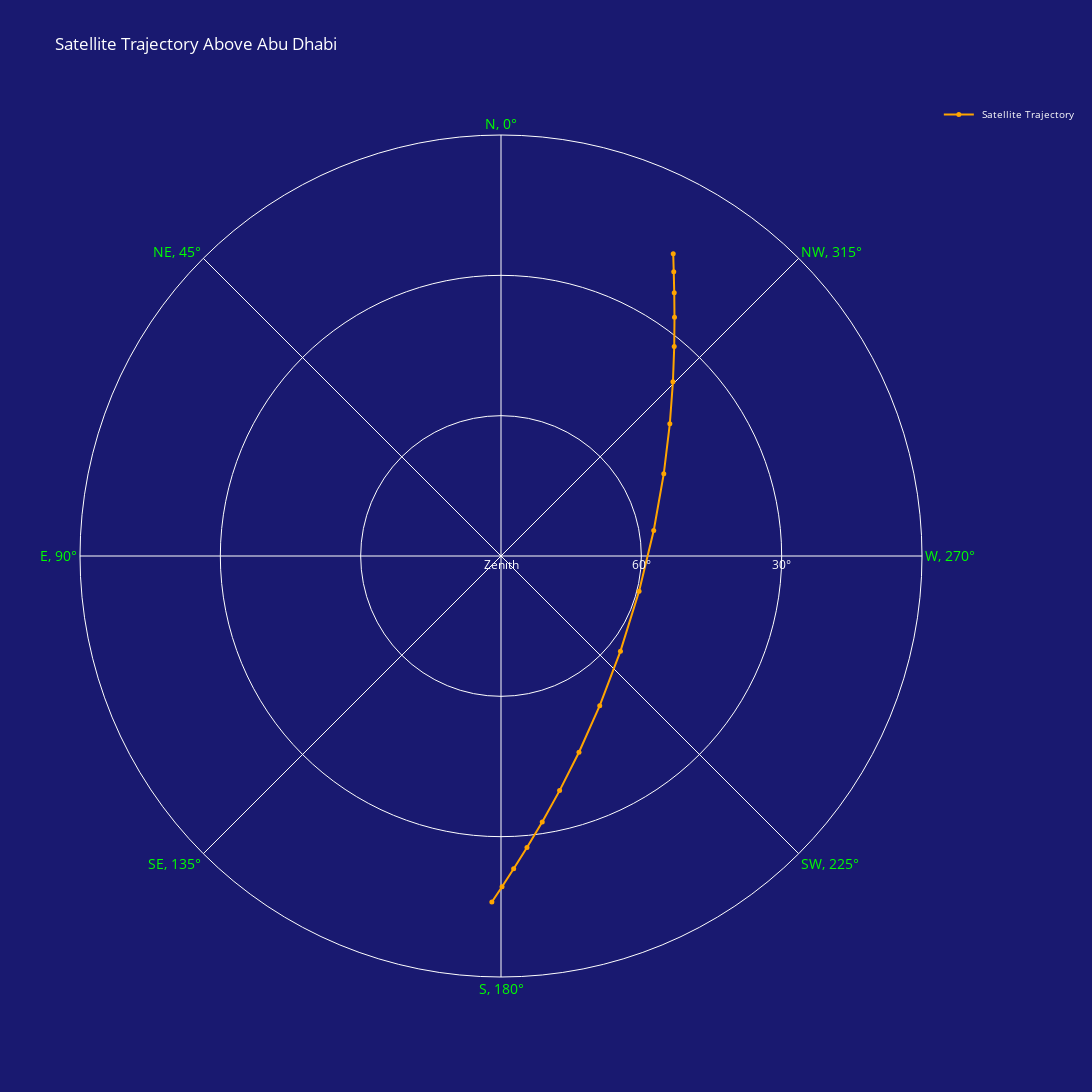

Notebook cell for this chart:
### Code cell
# Plots satellite elevation within time span

fig, axs = plt.subplots(3, 1, figsize=(20, 15))
axs[0].plot(t_span, np.rad2deg(elevation_array))

axs[0].set(xlabel='time, UTC', ylabel='satellite elevation, deg',
       title='Satellite elevation during the observation time span')
axs[0].grid()

# Flyby conditions
axs[1].plot(t_span, observation_condition)

axs[1].set(xlabel='time', ylabel='observation condition flag',
          title='Flyby condition')
axs[1].grid()

# Plots azimuth and elevation of the satellite during flyby if it take place (refer to angles definition in introduction to the notebook)
axs[2].plot(celestial_coordinates_array[3,:] * 180 / np. pi, celestial_coordinates_array[4,:] * 180 / np. pi, '.')

axs[2].set(xlabel='local azimuth, deg', ylabel='local elevation, deg',
       title='Flyby arcs during observation time span')
axs[2].axis('equal')
axs[2].grid()

plt.show()

# fig.savefig("satellite flyby arcs.png")

plot_sky_s(celestial_coordinates_array_processed[:, 3:5], celestial_coordinates_array_processed[:, 0])
plot_polar_interactive(celestial_coordinates_array_processed)

### Figure 1 — Plotly figure (JSON) as saved in the notebook; plotly's stock layout.template omitted (floating-point values rounded to 4 significant figures)
{"data": [{"hoverinfo": "text", "line": {"color": "orange"}, "marker": {"color": "orange", "size": 5}, "mode": "lines+markers", "name": " Satellite Trajectory", "r": [15.65, 18.91, 22.63, 26.92, 31.9, 37.66, 44.16, 51.0, 56.89, 59.54, 57.35, 51.67, 44.86, 38.3, 32.47, 27.43, 23.08, 19.31, 16.0], "text": ["Azimuth: 330.3°<br>Elevation: 15.6°<br>RA: 13:37:24.972013<br>Dec: 60:54:20.296578<br>Time: 2024-11-14 13:08:29.999996", "Azimuth: 328.7°<br>Elevation: 18.9°<br>RA: 14:7:15.994465<br>Dec: 60:29:7.887001<br>Time: 2024-11-14 13:08:59.999995", "Azimuth: 326.7°<br>Elevation: 22.6°<br>RA: 14:40:9.219981<br>Dec: 59:25:17.565620<br>Time: 2024-11-14 13:09:29.999993", "Azimuth: 324.0°<br>Elevation: 26.9°<br>RA: 15:15:18.185576<br>Dec: 57:28:46.383110<br>Time: 2024-11-14 13:09:59.999991", "Azimuth: 320.4°<br>Elevation: 31.9°<br>RA: 15:51:28.970998<br>Dec: 54:22:45.520521<br>Time: 2024-11-14 13:10:29.999989", "Azimuth: 315.4°<br>Elevation: 37.7°<br>RA: 16:27:13.957018<br>Dec: 49:48:42.234165<br>Time: 2024-11-14 13:10:59.999987", "Azimuth: 308.1°<br>Elevation: 44.2°<br>RA: 17:1:12.971869<br>Dec: 43:28:56.507508<br>Time: 2024-11-14 13:11:29.999986", "Azimuth: 296.8°<br>Elevation: 51.0°<br>RA: 17:32:30.352246<br>Dec: 35:12:36.246390<br>Time: 2024-11-14 13:11:59.999984", "Azimuth: 279.5°<br>Elevation: 56.9°<br>RA: 18:0:40.161139<br>Dec: 25:6:12.722603<br>Time: 2024-11-14 13:12:29.999982", "Azimuth: 255.7°<br>Elevation: 59.5°<br>RA: 18:25:41.050387<br>Dec: 13:44:23.187755<br>Time: 2024-11-14 13:12:59.999980", "Azimuth: 231.5°<br>Elevation: 57.3°<br>RA: 18:47:47.097294<br>Dec: 2:6:46.205648<br>Time: 2024-11-14 13:13:30.000019", "Azimuth: 213.4°<br>Elevation: 51.7°<br>RA: 19:7:19.589066<br>Dec: -8:-45:-40.972669<br>Time: 2024-11-14 13:14:00.000017", "Azimuth: 201.7°<br>Elevation: 44.9°<br>RA: 19:24:41.575864<br>Dec: -18:-15:-35.129609<br>Time: 2024-11-14 13:14:30.000015", "Azimuth: 194.0°<br>Elevation: 38.3°<br>RA: 19:40:14.933017<br>Dec: -26:-13:-46.080058<br>Time: 2024-11-14 13:15:00.000013", "Azimuth: 188.8°<br>Elevation: 32.5°<br>RA: 19:54:19.125932<br>Dec: -32:-48:-36.561531<br>Time: 2024-11-14 13:15:30.000012", "Azimuth: 185.1°<br>Elevation: 27.4°<br>RA: 20:7:10.919900<br>Dec: -38:-14:-40.059961<br>Time: 2024-11-14 13:16:00.000010", "Azimuth: 182.3°<br>Elevation: 23.1°<br>RA: 20:19:4.544829<br>Dec: -42:-46:-23.462243<br>Time: 2024-11-14 13:16:30.000008", "Azimuth: 180.2°<br>Elevation: 19.3°<br>RA: 20:30:12.038173<br>Dec: -46:-35:-52.300494<br>Time: 2024-11-14 13:17:00.000006", "Azimuth: 178.5°<br>Elevation: 16.0°<br>RA: 20:40:43.627310<br>Dec: -49:-52:-32.783501<br>Time: 2024-11-14 13:17:30.000004"], "textposition": "top center", "theta": [330.3, 328.7, 326.7, 324.0, 320.4, 315.4, 308.1, 296.8, 279.5, 255.7, 231.5, 213.4, 201.7, 194.0, 188.8, 185.1, 182.3, 180.2, 178.5], "type": "scatterpolar"}], "layout": {"font": {"color": "white"}, "height": 1500, "legend": {"font": {"color": "white", "size": 10}}, "paper_bgcolor": "midnightblue", "polar": {"angularaxis": {"direction": "counterclockwise", "rotation": 90, "tickfont": {"color": "lime", "size": 14}, "ticktext": ["N, 0°", "NE, 45°", "E, 90°", "SE, 135°", "S, 180°", "SW, 225°", "W, 270°", "NW, 315°"], "tickvals": [0, 45, 90, 135, 180, 225, 270, 315]}, "bgcolor": "midnightblue", "radialaxis": {"range": [90, 0], "showline": false, "showticklabels": true, "tickfont": {"color": "white"}, "ticks": "", "ticktext": ["30°", "60°", "Zenith"], "tickvals": [30, 60, 90]}}, "showlegend": true, "title": {"text": "Satellite Trajectory Above Abu Dhabi"}, "width": 1500}}
